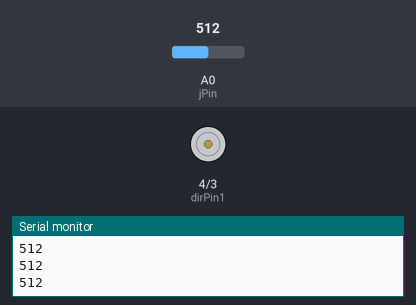
This sketch was run on a simulated Arduino Uno, built with avr-gcc and run on an emulated ATmega328P. Shown: motor-driver pin pairs drawn as motors (green arrow = first pin HIGH = forward, orange = second pin HIGH = backward, longer = more drive, scaled by the enable pin), the last lines printed to the serial monitor. The inputs (shaded band) are chosen by the test bench; at power-on: A0 (jPin) = 512.

Above: at 1.2 s.
1.3 s: A0 (jPin) set to 716
At 2.5 s:
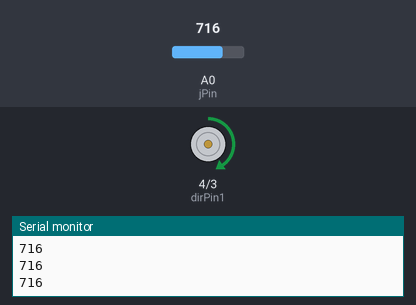
2.8 s: A0 (jPin) set to 900
At 3.9 s:
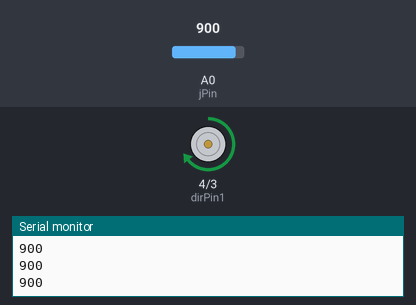
4.3 s: A0 (jPin) set to 511
At 5.0 s:
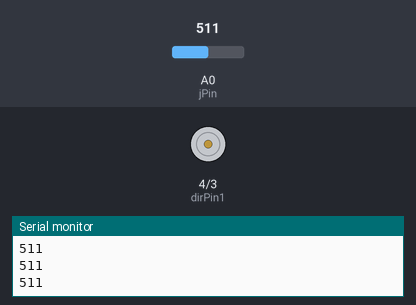
5.8 s: A0 (jPin) set to 494
At 6.2 s:
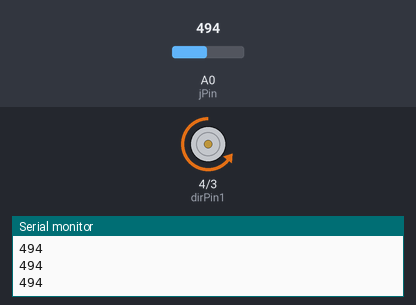
7.3 s: A0 (jPin) set to 522
At 8.5 s:
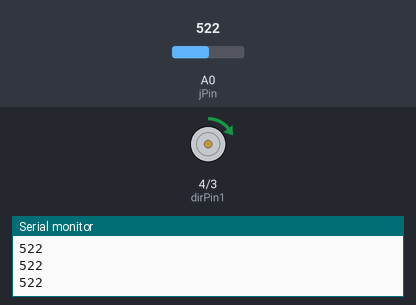
8.8 s: A0 (jPin) set to 306
At 9.7 s:
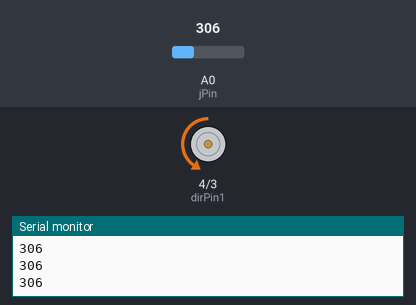
Timing chart, 0 to 11.3 s (numbered marks = the images above; inputs shaded):
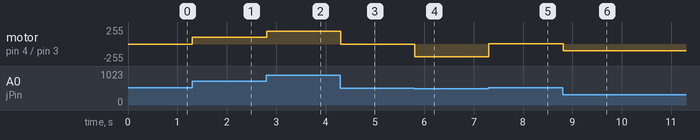

Measured:
- the behaviour switches between 510 and 509 on A0 (jPin) (found by bisection; images 3 and 4)
- after the input at 1.3 s, motor on pin 4 (dirPin1) / pin 3 (dirPin2): stopped → forward 101/255 at once
- after the input at 2.8 s, motor on pin 4 (dirPin1) / pin 3 (dirPin2): forward 101/255 → forward 193/255 at once
- after the input at 4.3 s, motor on pin 4 (dirPin1) / pin 3 (dirPin2): forward 193/255 → stopped at once
- after the input at 5.8 s, motor on pin 4 (dirPin1) / pin 3 (dirPin2): stopped → backward 193/255 at once
- after the input at 7.3 s, motor on pin 4 (dirPin1) / pin 3 (dirPin2): backward 193/255 → forward 4/255 at once
- after the input at 8.8 s, motor on pin 4 (dirPin1) / pin 3 (dirPin2): forward 4/255 → backward 102/255 at once

The sketch:

Lesson39.ino
```cpp
// Lesson 39: Using a joystick to control dc motor speed and direction
int speedPin = 5;
int dirPin1 = 4;
int dirPin2 = 3;
int mSpeed = 200;
int jPin = A0;
int jVal;
void setup() {
  // put your setup code here, to run once:
  pinMode(speedPin, OUTPUT);
  pinMode(dirPin1, OUTPUT);
  pinMode(dirPin2, OUTPUT);
  pinMode(jPin, INPUT);
  Serial.begin(9600);
}

void loop() {
  jVal = analogRead(jPin);
  Serial.println(jVal);
  // put your main code here, to run repeatedly:
  // CW
  if (jVal < 512) {
    digitalWrite(dirPin1, LOW);
    digitalWrite(dirPin2, HIGH);
    mSpeed = -255. / 512 * jVal + 255.;
    analogWrite(speedPin, mSpeed);
  }
  if (jVal >= 512) {
    digitalWrite(dirPin1, HIGH);
    digitalWrite(dirPin2, LOW);
    mSpeed = 255. / 512 * jVal - 255.;
    analogWrite(speedPin, mSpeed);
  }

}
```
